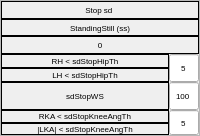
           <widget class="QFrame" name="Stopsd_or_Stopsq_Frame">
            <property name="frameShape">
             <enum>QFrame::Shape::StyledPanel</enum>
            </property>
            <property name="frameShadow">
             <enum>QFrame::Shadow::Raised</enum>
            </property>
            <layout class="QVBoxLayout" name="verticalLayout_7">
             <property name="spacing">
              <number>0</number>
             </property>
             <property name="leftMargin">
              <number>0</number>
             </property>
             <property name="topMargin">
              <number>0</number>
             </property>
             <property name="rightMargin">
              <number>0</number>
             </property>
             <property name="bottomMargin">
              <number>0</number>
             </property>
             <item>
              <widget class="QLabel" name="Stopsd_or_Stopsq_Label">
               <property name="maximumSize">
                <size>
                 <width>16777215</width>
                 <height>18</height>
                </size>
               </property>
               <property name="font">
                <font>
                 <pointsize>6</pointsize>
                </font>
               </property>
               <property name="frameShape">
                <enum>QFrame::Shape::Box</enum>
               </property>
               <property name="text">
                <string>Stop sd </string>
               </property>
               <property name="alignment">
                <set>Qt::AlignmentFlag::AlignCenter</set>
               </property>
               <property name="wordWrap">
                <bool>true</bool>
               </property>
              </widget>
             </item>
             <item>
              <widget class="QLabel" name="flag143_label">
               <property name="maximumSize">
                <size>
                 <width>16777215</width>
                 <height>18</height>
                </size>
               </property>
               <property name="font">
                <font>
                 <pointsize>6</pointsize>
                </font>
               </property>
               <property name="frameShape">
                <enum>QFrame::Shape::Box</enum>
               </property>
               <property name="text">
                <string>StandingStill (ss)</string>
               </property>
               <property name="alignment">
                <set>Qt::AlignmentFlag::AlignCenter</set>
               </property>
               <property name="wordWrap">
                <bool>true</bool>
               </property>
              </widget>
             </item>
             <item>
              <widget class="QLabel" name="sd_stateNumber0_Label">
               <property name="maximumSize">
                <size>
                 <width>16777215</width>
                 <height>18</height>
                </size>
               </property>
               <property name="font">
                <font>
                 <pointsize>6</pointsize>
                </font>
               </property>
               <property name="frameShape">
                <enum>QFrame::Shape::Box</enum>
               </property>
               <property name="text">
                <string>0</string>
               </property>
               <property name="alignment">
                <set>Qt::AlignmentFlag::AlignCenter</set>
               </property>
               <property name="wordWrap">
                <bool>true</bool>
               </property>
              </widget>
             </item>
             <item>
              <layout class="QHBoxLayout" name="Stopsd_or_Stopsq_Flag1and2_horizontalLayout">
               <property name="spacing">
                <number>0</number>
               </property>
               <item>
                <layout class="QVBoxLayout" name="Stopsd_or_Stopsq_Flag1and2_verticalLayout">
                 <property name="spacing">
                  <number>0</number>
                 </property>
                 <item>
                  <widget class="QLabel" name="flag105_label">
                   <property name="font">
                    <font>
                     <pointsize>6</pointsize>
                    </font>
                   </property>
                   <property name="frameShape">
                    <enum>QFrame::Shape::Box</enum>
                   </property>
                   <property name="text">
                    <string>RH &lt; sdStopHipTh</string>
                   </property>
                   <property name="alignment">
                    <set>Qt::AlignmentFlag::AlignCenter</set>
                   </property>
                   <property name="wordWrap">
                    <bool>true</bool>
                   </property>
                  </widget>
                 </item>
                 <item>
                  <widget class="QLabel" name="flag106_label">
                   <property name="font">
                    <font>
                     <pointsize>6</pointsize>
                    </font>
                   </property>
                   <property name="frameShape">
                    <enum>QFrame::Shape::Box</enum>
                   </property>
                   <property name="text">
                    <string>LH &lt; sdStopHipTh</string>
                   </property>
                   <property name="alignment">
                    <set>Qt::AlignmentFlag::AlignCenter</set>
                   </property>
                   <property name="wordWrap">
                    <bool>true</bool>
                   </property>
                  </widget>
                 </item>
                </layout>
               </item>
               <item>
                <widget class="QLineEdit" name="flag105_and_flag106_lineEdit">
                 <property name="minimumSize">
                  <size>
                   <width>30</width>
                   <height>28</height>
                  </size>
                 </property>
                 <property name="maximumSize">
                  <size>
                   <width>30</width>
                   <height>5000</height>
                  </size>
                 </property>
                 <property name="font">
                  <font>
                   <pointsize>6</pointsize>
                  </font>
                 </property>
                 <property name="text">
                  <string>5</string>
                 </property>
                 <property name="frame">
                  <bool>true</bool>
                 </property>
                 <property name="alignment">
                  <set>Qt::AlignmentFlag::AlignCenter</set>
                 </property>
                 <property name="placeholderText">
                  <string>5</string>
                 </property>
                </widget>
               </item>
              </layout>
             </item>
             <item>
              <layout class="QHBoxLayout" name="Stopsd_or_Stopsq_Flag31_horizontalLayout">
               <property name="spacing">
                <number>0</number>
               </property>
               <item>
                <widget class="QLabel" name="flag107_label">
                 <property name="font">
                  <font>
                   <pointsize>6</pointsize>
                  </font>
                 </property>
                 <property name="frameShape">
                  <enum>QFrame::Shape::Box</enum>
                 </property>
                 <property name="text">
                  <string>sdStopWS</string>
                 </property>
                 <property name="alignment">
                  <set>Qt::AlignmentFlag::AlignCenter</set>
                 </property>
                 <property name="wordWrap">
                  <bool>true</bool>
                 </property>
                </widget>
               </item>
               <item>
                <widget class="QLineEdit" name="flag107_lineEdit">
                 <property name="minimumSize">
                  <size>
                   <width>30</width>
                   <height>28</height>
                  </size>
                 </property>
                 <property name="maximumSize">
                  <size>
                   <width>30</width>
                   <height>5000</height>
                  </size>
                 </property>
                 <property name="font">
                  <font>
                   <pointsize>6</pointsize>
                  </font>
                 </property>
                 <property name="text">
                  <string>100</string>
                 </property>
                 <property name="frame">
                  <bool>true</bool>
                 </property>
                 <property name="alignment">
                  <set>Qt::AlignmentFlag::AlignCenter</set>
                 </property>
                 <property name="placeholderText">
                  <string>100</string>
                 </property>
                </widget>
               </item>
              </layout>
             </item>
             <item>
              <layout class="QHBoxLayout" name="Stopsd_or_Stopsq_Flag32and33_horizontalLayout">
               <property name="spacing">
                <number>0</number>
               </property>
               <item>
                <layout class="QVBoxLayout" name="Stopsd_or_Stopsq_Flage32and33_verticalLayout">
                 <property name="spacing">
                  <number>0</number>
                 </property>
                 <item>
                  <widget class="QLabel" name="flag108_label">
                   <property name="font">
                    <font>
                     <pointsize>6</pointsize>
                    </font>
                   </property>
                   <property name="frameShape">
                    <enum>QFrame::Shape::Box</enum>
                   </property>
                   <property name="text">
                    <string>RKA &lt; sdStopKneeAngTh</string>
                   </property>
                   <property name="alignment">
                    <set>Qt::AlignmentFlag::AlignCenter</set>
                   </property>
                   <property name="wordWrap">
                    <bool>true</bool>
                   </property>
                  </widget>
                 </item>
                 <item>
                  <widget class="QLabel" name="flag109_label">
                   <property name="font">
                    <font>
                     <pointsize>6</pointsize>
                    </font>
                   </property>
                   <property name="frameShape">
                    <enum>QFrame::Shape::Box</enum>
                   </property>
                   <property name="text">
                    <string>|LKA| &lt; sdStopKneeAngTh</string>
                   </property>
                   <property name="alignment">
                    <set>Qt::AlignmentFlag::AlignCenter</set>
                   </property>
                   <property name="wordWrap">
                    <bool>true</bool>
                   </property>
                  </widget>
                 </item>
                </layout>
               </item>
               <item>
                <widget class="QLineEdit" name="flag108_and_flag109_lineEdit">
                 <property name="minimumSize">
                  <size>
                   <width>30</width>
                   <height>25</height>
                  </size>
                 </property>
                 <property name="maximumSize">
                  <size>
                   <width>30</width>
                   <height>5000</height>
                  </size>
                 </property>
                 <property name="font">
                  <font>
                   <pointsize>6</pointsize>
                  </font>
                 </property>
                 <property name="text">
                  <string>5</string>
                 </property>
                 <property name="frame">
                  <bool>true</bool>
                 </property>
                 <property name="alignment">
                  <set>Qt::AlignmentFlag::AlignCenter</set>
                 </property>
                 <property name="placeholderText">
                  <string>5</string>
                 </property>
                </widget>
               </item>
              </layout>
             </item>
            </layout>
           </widget>
